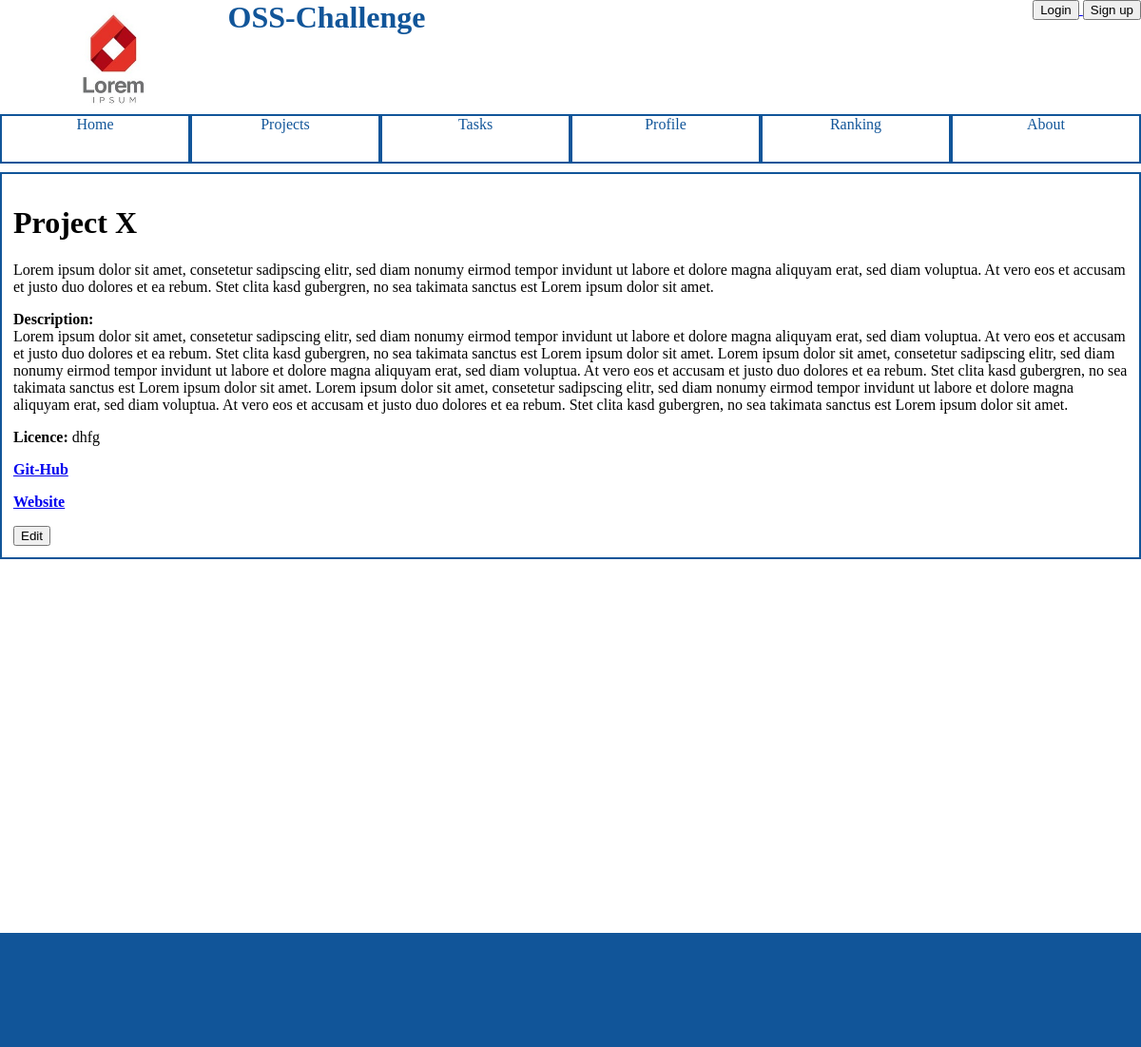
The app's page /projects/2/ with its own data.
### osschallenge/models.py (models this page shows, shortened)
class Project(models.Model):
    title = models.CharField(max_length=50)
    lead_text = models.CharField(max_length=300)
    description = models.CharField(max_length=5000)
    licence = models.CharField(max_length=50)
    website = models.CharField(max_length=50)
    github = models.CharField(max_length=50)
    owner = models.ForeignKey(User, related_name = "project_owner")
    mentors = models.ManyToManyField(User, related_name = "project_mentors")

### osschallenge/views.py (the view)
class ProjectView(generic.DetailView):
    model = Project
    template_name = 'osschallenge/project.html'

### osschallenge/templates/osschallenge/project.html (shortened to what this page needs)
{% extends 'osschallenge/index.html' %}
{% block content %}
    <div class="detail">
        <h1>{{ project.title }}</h1>
        <p>{{ project.lead_text }}</p>
        <p><strong>Description:</strong><br>{{ project.description }}</p>
        <p><strong>Licence:</strong> {{ project.licence }}</p>
        <p><a href="http://{{ project.github }}">
            <strong>Git-Hub</strong>
        </a></p>
        <p><a href="http://{{ project.website }}">
            <strong>Website</strong>
        </a></p>
        <a href="edit/">
            <button>Edit</button>
        </a>
    </div>
{% endblock content %}

### osschallenge/static/osschallenge/stylesheet.css (style rules this page uses)
body { margin: 0; background-color: white; }
div.detail { border: 2px solid #115599; margin-bottom: 10px; padding: 12px; }

### records on screen
Project: title "Project X", lead_text "Lorem ipsum dolor sit amet, consetetur sadipscing elitr, sed diam nonumy eirmod tempor invidunt ut labore et dolore magna aliquyam erat, sed diam voluptua. At vero eos et accusam et justo duo dolores et ea rebum. Stet clita kasd gubergren, no sea takimata sanctus est Lorem ipsum dolor sit amet.", description "Lorem ipsum dolor sit amet, consetetur sadipscing elitr, sed diam nonumy eirmod tempor invidunt ut labore et dolore magna aliquyam erat, sed diam voluptua. At vero eos et accusam et justo duo dolores et ea rebum. Stet clita kasd gubergren, no sea takimata sanctus est Lorem ipsum dolor sit amet. Lorem ipsum dolor sit amet, consetetur sadipscing elitr, sed diam nonumy eirmod tempor invidunt ut labore et dolore magna aliquyam erat, sed diam voluptua. At vero eos et accusam et justo duo dolores et ea rebum. Stet clita kasd gubergren, no sea takimata sanctus est Lorem ipsum dolor sit amet. Lorem ipsum dolor sit amet, consetetur sadipscing elitr, sed diam nonumy eirmod tempor invidunt ut labore…", licence "dhfg"
